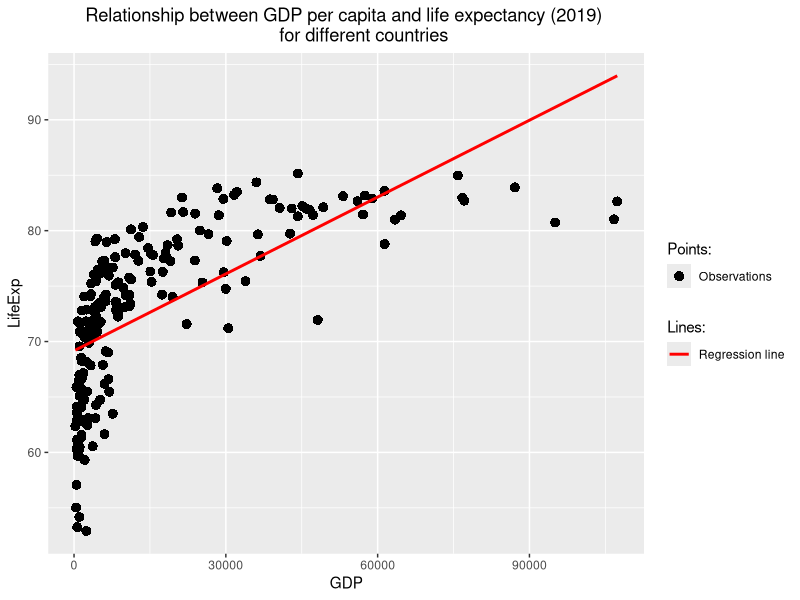
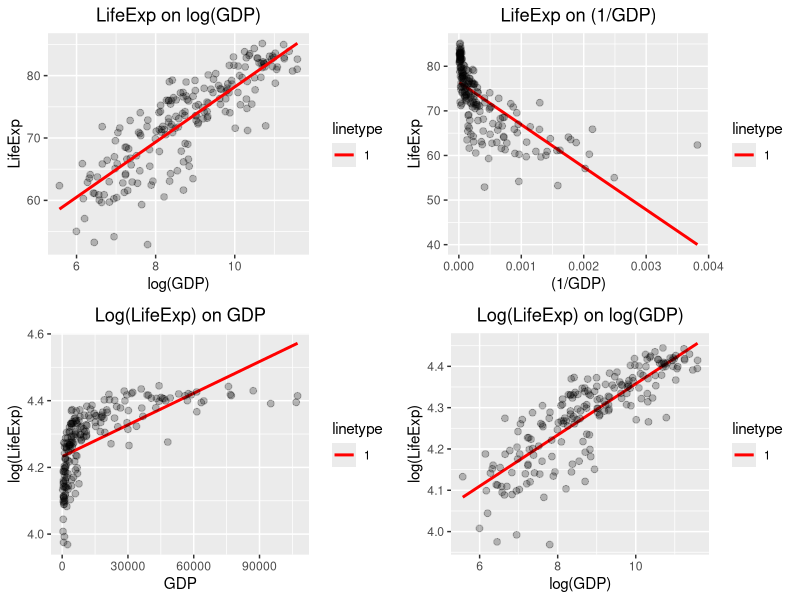
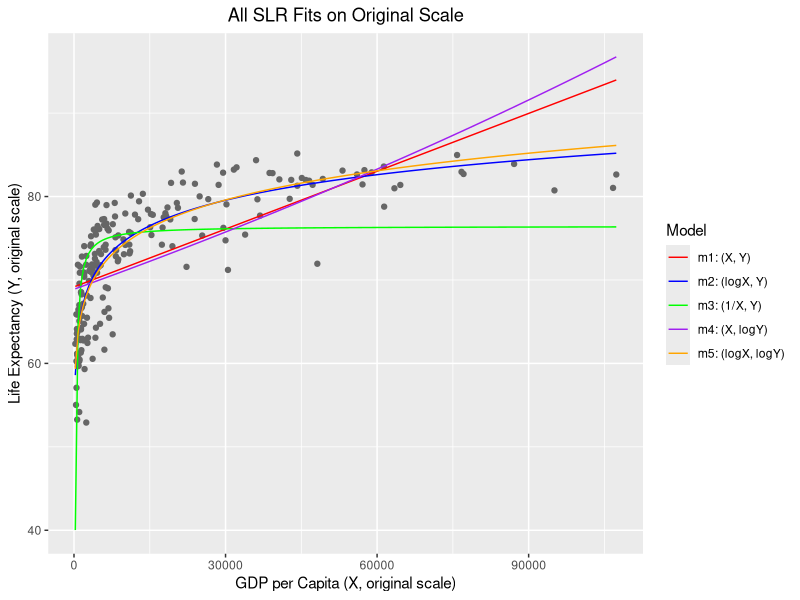
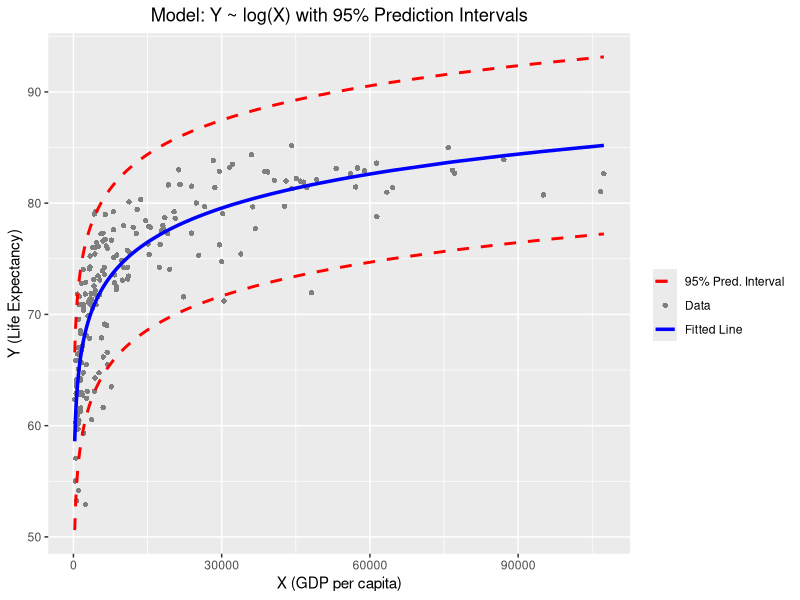

Recreate these plots in R, in order.
###############################################################################
#                                                                             #
#        W4479 - Applied project using R, winter semester 2024 / 2025         #
#                                                                             #
#                Problem 3: Modelling Nonlinear Relationships                 #
#                                                                             #
###############################################################################

# Information:

# Use this file to save your code for solving Problem 3 of the applied 
# project.
setwd(dirname(rstudioapi::getActiveDocumentContext()$path))

# <------- Start here with your own code --------> # 
library(dplyr)
library(ggplot2)
library(ggpubr)
library(tidyr)

mydata <- read.csv("clean_data.csv",sep=";", header = TRUE)
# check first few rows
head(mydata)

# Rename columns for simplicity
colnames(mydata) <- c("Year", "Time_Code","Country","Code", "GDP", "LifeExp")

# Ensure the dataset has just valid values
mydata <- mydata %>% filter(!is.na(GDP), !is.na(LifeExp))




#---------------------------------------------------------------  
#------ 3B.Display the data in a suitable figure. Indicate the reason why a SLR model is not
#suitable for the original data.
#--------------------------------- ------------------------------ 

# Plot the observations and fitted regression line
plot <- ggplot(mydata, aes(x = GDP, y = LifeExp)) +
  geom_point(aes(shape = "1"), color = "black", size = 3) +
  geom_smooth(aes(linetype = "1"), method = "lm", formula = y ~ x, se = FALSE, color = "red") +
  labs(title = "Relationship between GDP per capita and life expectancy (2019) 
       for different countries"
       , x = "GDP", y = "LifeExp")+
  scale_shape_manual(name = "Points:", values = 16, labels = "Observations") +
  scale_linetype_manual(name = "Lines:", values = 1, labels = "Regression line")+
  theme(
    plot.title = element_text(hjust = 0.5) 
  )

# Print the graphic.! 
print(plot)

model_linear <- lm(LifeExp ~ GDP, data = mydata)
summary(model_linear)

#---------------------------------------------------------------  
#------ 3B.
# using something similar to the tutorial problem 5.5 
#---------------------------------------------------------------
#--------------------------------- ------------------------------ 



# 1 plot (X∗i=log(Xi) , Yi)
plot_logGDP_LifeExp <- ggplot(mydata, 
                        aes(x = log(GDP), y = LifeExp)) + 
  # add points with transparency
  geom_point(alpha = 0.25, size = 2) +
  geom_smooth(aes(linetype = "1"), method = "lm", formula = y ~ x, se = FALSE, color = "red") +
  ggtitle("LifeExp on log(GDP)")+
  theme(
    plot.title = element_text(hjust = 0.5) 
  )


# 2 plot ((X∗∗i=1/Xi , Yi),
plot_invert_GDP_LifeExp <- ggplot(mydata, 
                              aes(x = (1/GDP), y = LifeExp)) +
  geom_smooth(aes(linetype = "1"), method = "lm", formula = y ~ x, se = FALSE, color = "red") +
  # add points with transparency
  geom_point(alpha = 0.25, size = 2) +
  ggtitle("LifeExp on (1/GDP)") +
  theme(
    plot.title = element_text(hjust = 0.5) 
  )


#3  plot (Xi ,Y∗i = log(Yi).),
plot_GDP_logLifeExp <- ggplot(mydata, 
                              aes(x = GDP, y = log(LifeExp)) ) +
  geom_smooth(aes(linetype = "1"), method = "lm", formula = y ~ x, se = FALSE, color = "red") + 
  # add points with transparency
  geom_point(alpha = 0.25, size = 2) +
  ggtitle("Log(LifeExp) on GDP")   +
  theme(
    plot.title = element_text(hjust = 0.5) 
  )

#4  plot  (X∗i=log(Xi)  ,Y∗i = log(Yi).),
plot_logGDP_logLifeExp <- ggplot(mydata, 
                              aes(x = log(GDP), y = log(LifeExp)) ) +
  geom_smooth(aes(linetype = "1"), method = "lm", formula = y ~ x, se = FALSE, color = "red") +
  # add points with transparency
  geom_point(alpha = 0.25, size = 2) +
  ggtitle("Log(LifeExp) on log(GDP)") +
  theme(
    plot.title = element_text(hjust = 0.5) 
  )



# put all four plots into a single window
ggarrange(plot_logGDP_LifeExp, plot_invert_GDP_LifeExp, 
          plot_GDP_logLifeExp, plot_logGDP_logLifeExp,
          nrow = 2, ncol = 2)


#---------------------------------------------------------------  
#------ 3D.
# Report the results (including the fitted models, the standard deviations of
#the estimators, t-values as well as R2) in suitable table(s)
#---------------------------------------------------------------
#Just for convinient
#0)
mydata$X <- mydata$GDP
mydata$Y <- mydata$LifeExp

# 1) X*  = log(X)
mydata$X_star <- log(mydata$X)

# 2) X** = 1/X
mydata$X_starstar <- 1 / mydata$X

# 3) Y*  = log(Y)
mydata$Y_star <- log(mydata$Y)


m1 <- lm(Y ~ X, data = mydata)
m2 <- lm(Y ~ X_star, data = mydata)
m3 <- lm(Y ~ X_starstar, data = mydata)
m4 <- lm(Y_star ~ X, data = mydata)
m5 <- lm(Y_star ~ X_star, data = mydata)
#-------------------------------------------------------
#-------------------------------------------------------
# 1. Store the models in a list for convenience:
models_list <- list(
  "(X, Y)"       = m1,
  "(logX, Y)"    = m2,
  "(1/X, Y)"     = m3,
  "(X, logY)"    = m4,
  "(logX, logY)" = m5
)

# 2. Create an empty data frame to fill in a loop:
model_table <- data.frame(
  Model        = character(),
  Intercept    = numeric(),
  Slope        = numeric(),
  SE_Intercept = numeric(),
  SE_Slope     = numeric(),
  t_Intercept  = numeric(),
  t_Slope      = numeric(),
  p_Intercept  = numeric(),
  p_Slope      = numeric(),
  R2           = numeric(),
  stringsAsFactors = FALSE
)

# 3. Loop over each model, extract stats, and store them in 'model_table'
i <- 1
for (model_name in names(models_list)) {
  sm <- summary(models_list[[model_name]])        # summary of the model
  coefs <- sm$coefficients                        # coefficient matrix [Estimate, Std. Error, t value, Pr(>|t|)]
  
  model_table[i, "Model"]        = model_name
  model_table[i, "Intercept"]    = coefs[1, 1]
  model_table[i, "Slope"]        = coefs[2, 1]
  model_table[i, "SE_Intercept"] = coefs[1, 2]
  model_table[i, "SE_Slope"]     = coefs[2, 2]
  model_table[i, "t_Intercept"]  = coefs[1, 3]
  model_table[i, "t_Slope"]      = coefs[2, 3]
  model_table[i, "p_Intercept"]  = coefs[1, 4]
  model_table[i, "p_Slope"]      = coefs[2, 4]
  model_table[i, "R2"]           = sm$r.squared
  
  i <- i + 1
}

# 4. View the final summary table:
model_table






#---------------------------------------------------------------  
#------ 3f).Calculate the fitted values ˆ Yi,j
#---------------------------------------------------------------


# 1.--- fitted values for each model
# m1: Y ~ X
mydata$yhat_m1  <- predict(m1)         # in the original Y scale
mydata$resid_m1 <- mydata$Y - mydata$yhat_m1
RSS_m1          <- sum(mydata$resid_m1^2)

# m2: Y ~ log(X)     (still Y is untransformed)
mydata$yhat_m2  <- predict(m2)         # direct prediction is already in Y-scale
mydata$resid_m2 <- mydata$Y - mydata$yhat_m2
RSS_m2          <- sum(mydata$resid_m2^2)

# m3: Y ~ I(1/X)     (still Y is untransformed)
mydata$yhat_m3  <- predict(m3)
mydata$resid_m3 <- mydata$Y - mydata$yhat_m3
RSS_m3          <- sum(mydata$resid_m3^2)

# ----2. Models with log(Y)

# m4: log(Y) ~ X
# predict(m4) yields log(Yhat), so exponentiate:
mydata$yhat_m4  <- exp(predict(m4))    # re-transform to original Y scale
mydata$resid_m4 <- mydata$Y - mydata$yhat_m4
RSS_m4          <- sum(mydata$resid_m4^2)

# m5: log(Y) ~ log(X)
# similarly, exponentiate the predicted log(Y)
mydata$yhat_m5  <- exp(predict(m5))
mydata$resid_m5 <- mydata$Y - mydata$yhat_m5
RSS_m5          <- sum(mydata$resid_m5^2)

# 3. Summaries
RSS_m1
RSS_m2
RSS_m3
RSS_m4
RSS_m5

# For convenience,i put results into a small data frame:
rss_df <- data.frame(
  Model = c("m1 (X, Y)", "m2 (logX, Y)", "m3 (1/X, Y)", "m4 (X, logY)", "m5 (logX, logY)"),
  RSS   = c(RSS_m1, RSS_m2, RSS_m3, RSS_m4, RSS_m5)
)
print(rss_df)



#---------------------------------------------------------------  
#------ 3G).Display regression lines for all models
#---------------------------------------------------------------


# 1) Create a sequence of X for plotting
x_grid <- seq(min(mydata$X), max(mydata$X), length.out = 200)


# m1: Y ~ X
yhat_m1 <- predict(m1, newdata = data.frame(X = x_grid))
# m2: Y ~ log(X)
x_star_grid <- log(x_grid)
yhat_m2 <- predict(m2, newdata = data.frame(X_star = x_star_grid))
# m3: Y ~ I(1/X)
x_starstar_grid <- 1 / x_grid
yhat_m3 <- predict(m3, newdata = data.frame(X_starstar = x_starstar_grid))
# m4: logY ~ X
logyhat_m4 <- predict(m4, newdata = data.frame(X = x_grid))
yhat_m4 <- exp(logyhat_m4)  # transform back to original Y
# m5: logY ~ logX
logx_grid <- log(x_grid)
logyhat_m5 <- predict(m5, newdata = data.frame(X_star = logx_grid))
yhat_m5 <- exp(logyhat_m5)

# 1) Combine each model's predictions into one data frame
df_lines <- data.frame(
  X     = rep(x_grid, 5),
  Y_hat = c(yhat_m1, yhat_m2, yhat_m3, yhat_m4, yhat_m5),
  Model = factor(rep(
    c("m1: (X, Y)",
      "m2: (logX, Y)",
      "m3: (1/X, Y)",
      "m4: (X, logY)",
      "m5: (logX, logY)"),
    each = length(x_grid)
  ))
)

# Create the ggplot
ggplot() +
  # Plot original data points
  geom_point(data = mydata, aes(x = X, y = Y), 
             color = "gray40") +
  
  # Add all lines, colored by Model
  geom_line(data = df_lines, aes(x = X, y = Y_hat, color = Model)) +
  
  # Label axes and set a title
  labs(x    = "GDP per Capita (X, original scale)",
       y    = "Life Expectancy (Y, original scale)",
       title= "All SLR Fits on Original Scale") +
  
  # Optional: manually specify colors if you prefer
  scale_color_manual(values = c("red","blue","green","purple","orange")) +
  theme(
    plot.title = element_text(hjust = 0.5) 
  )


#---------------------------------------------------------------  
#------ 3H).Display regression lines for all models
#---------------------------------------------------------------

# In this case M2 is the best model ( )
best_model <- lm(Y ~ X_star, data = mydata)

# 1)  Predictions and 95% prediction intervals for EACH observation
pred_int <- predict(best_model, 
                    interval = "prediction",
                    level    = 0.95)

# pred_int is a matrix with columns: fit, lwr, upr
mydata$fit_m2 <- pred_int[, "fit"]
mydata$lwr_m2 <- pred_int[, "lwr"]
mydata$upr_m2 <- pred_int[, "upr"]

mydata_sorted <- mydata %>% arrange(X)

# 2) Create the ggplot
ggplot(mydata_sorted, aes(x = X)) +
  
  # Original data points
  geom_point(aes(y = Y, color = "Data"), shape = 16) +
  
  # Fitted line
  geom_line(aes(y = fit_m2, color = "Fitted Line"), size = 1.2) +
  
  # Lower bound of 95% prediction interval
  geom_line(aes(y = lwr_m2, color = "95% Pred. Interval"),
            linetype = "dashed", size = 1) +
  
  # Upper bound of 95% prediction interval
  geom_line(aes(y = upr_m2, color = "95% Pred. Interval"),
            linetype = "dashed", size = 1) +
  
  # Define the colors and remove the legend title
  scale_color_manual(
    name = "",
    values = c("Data"               = "gray50",
               "Fitted Line"        = "blue",
               "95% Pred. Interval" = "red")
  ) +
  
  # Labels and styling
  labs(title = "Model: Y ~ log(X) with 95% Prediction Intervals",
       x = "X (GDP per capita)",
       y = "Y (Life Expectancy)")+
  theme(
    plot.title = element_text(hjust = 0.5) 
  )
